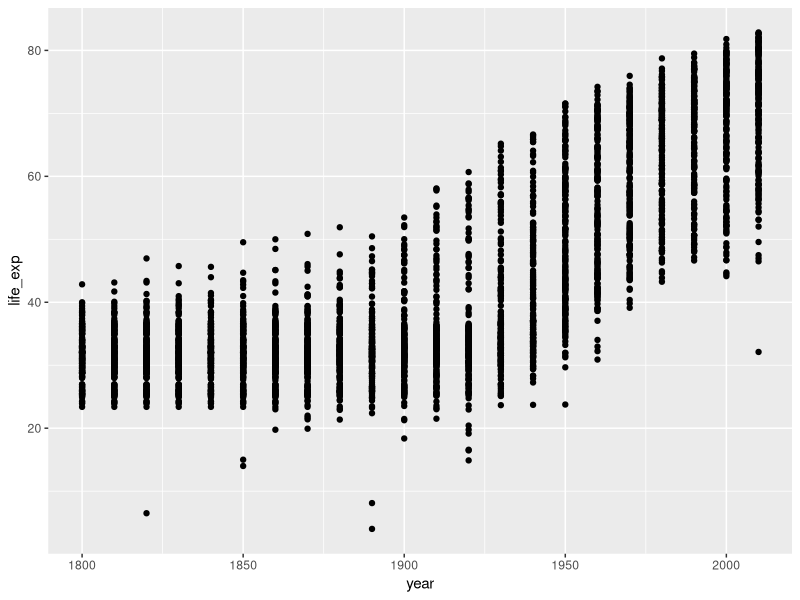
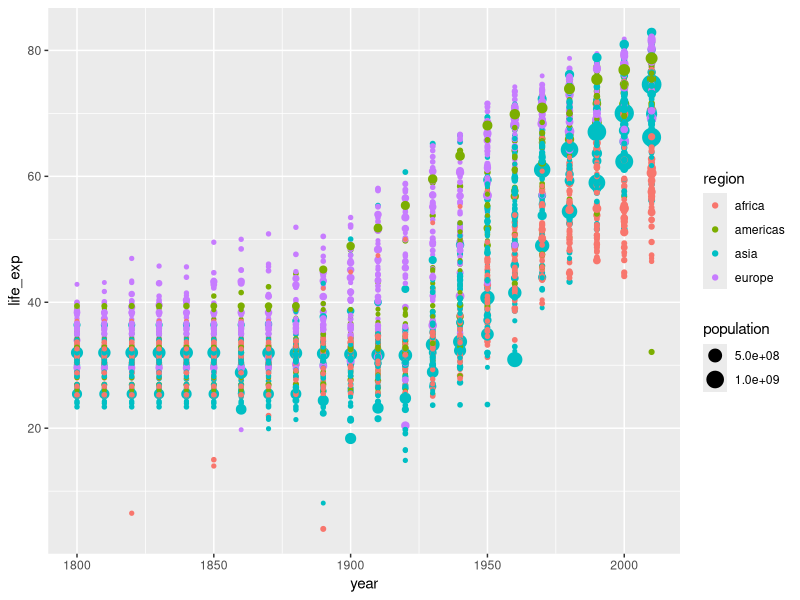
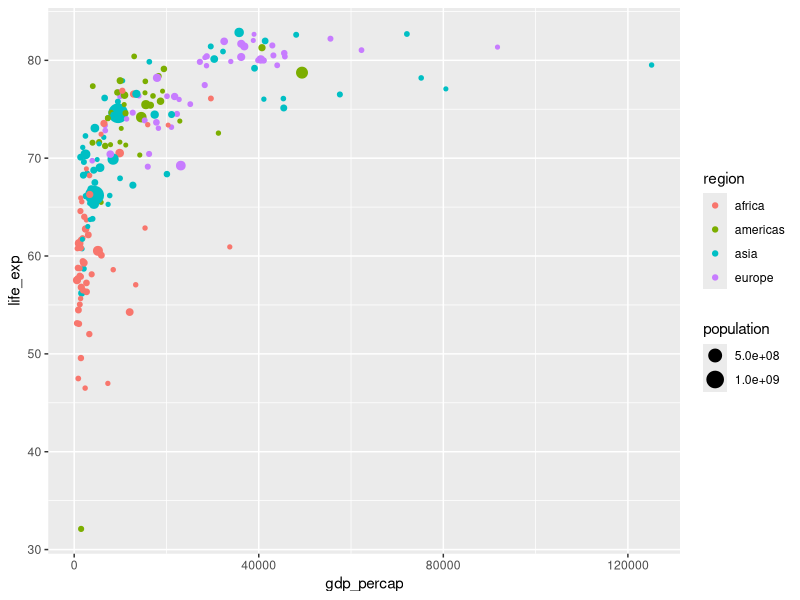
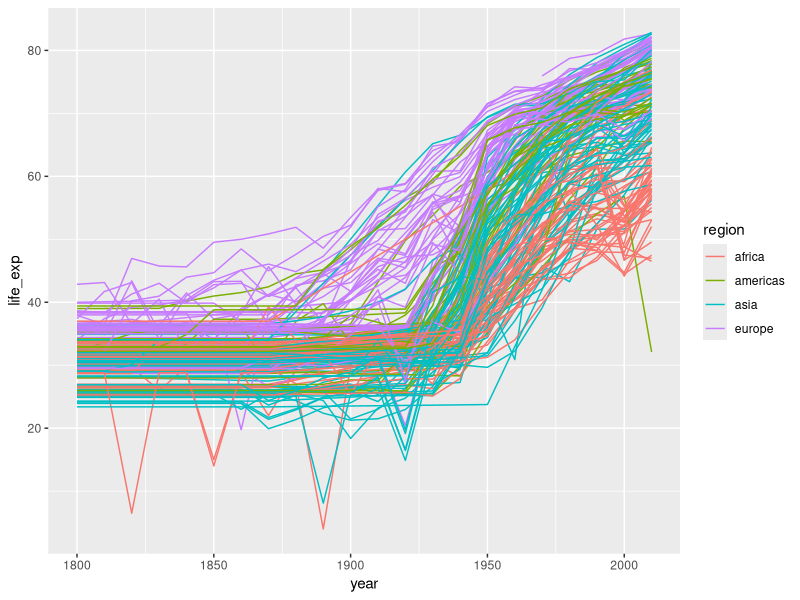
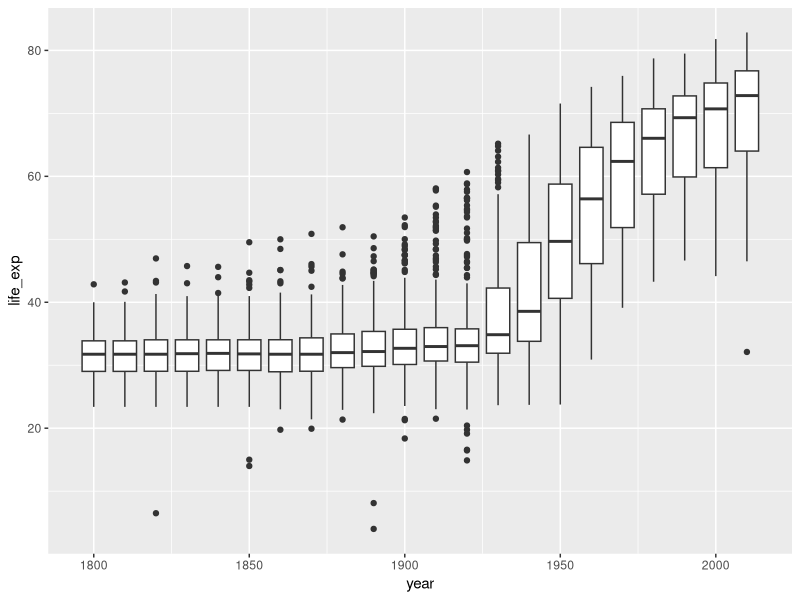
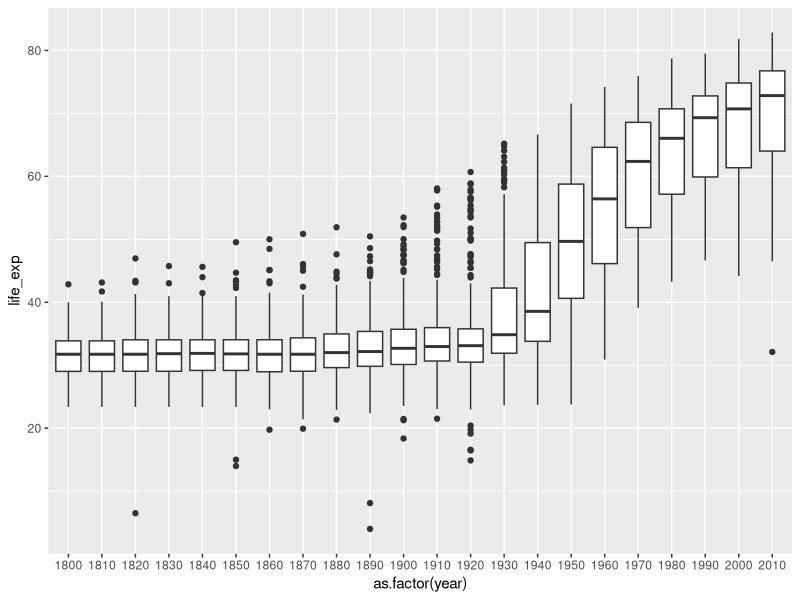
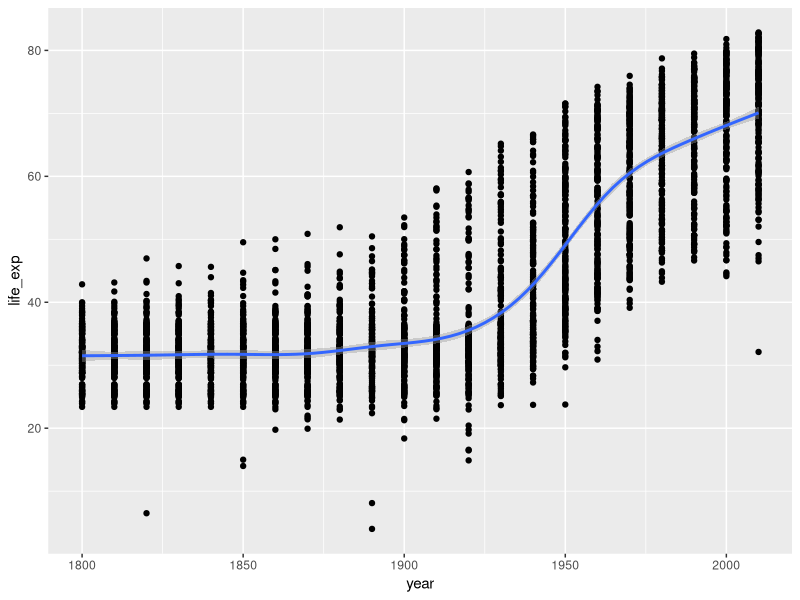
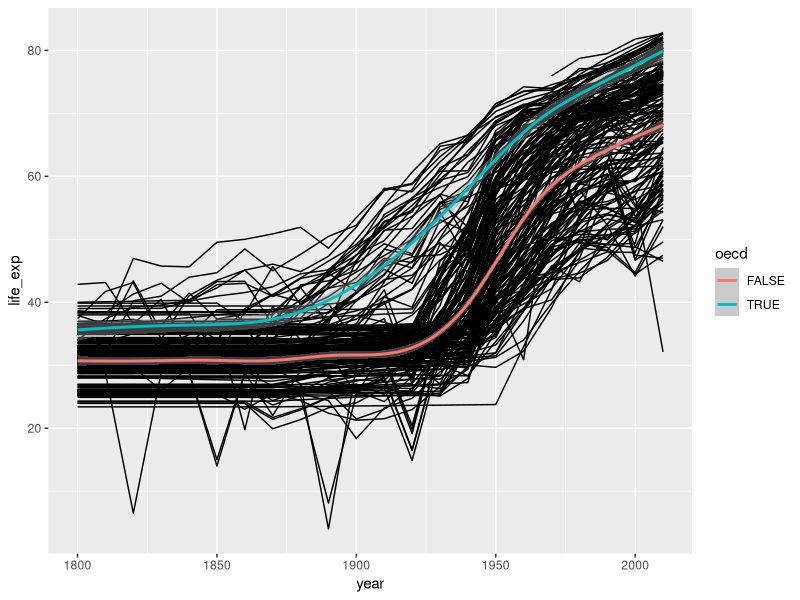

The R script that drew these images, in order:
## ---- chunk 1
knitr::opts_chunk$set(echo = TRUE)
## ---- chunk 2
#install.packages('tidyverse')
library(tidyverse)
## ---- chunk 3
geo <- read_csv("./r-intro-2-files/geo.csv")
gap <- read_csv("./r-intro-2-files/gap-minder.csv")

gap_geo <- left_join(gap, geo, by="name")

rm(geo, gap)
## ---- chunk 4
ggplot(data = gap_geo, 
       aes(x = year, y = life_exp)) +
  geom_point()
## ---- chunk 5
ggplot(data = gap_geo, 
       aes(x=year, y=life_exp, color=region, size=population)) +
    geom_point()
## ---- chunk 6
gap2010 <- filter(gap_geo, year == 2010)
## ---- chunk 7
# Assign ggplot to variable for downstream challenges
ggplot(data = gap2010, 
       aes(x = gdp_percap, y = life_exp, size = population, color = region)) +
  geom_point()
## ---- chunk 8
ggplot(gap_geo, aes(x=year, y=life_exp, group=name, color=region)) +
    geom_line()
## ---- chunk 9
ggplot(gap_geo, aes(x=year, y=life_exp, group=year)) +
    geom_boxplot()

# as.factor method
ggplot(gap_geo, aes(x=as.factor(year), y=life_exp)) +
    geom_boxplot()
## ---- chunk 10
ggplot(gap_geo, aes(x=year, y=life_exp)) +
    geom_point() +
    geom_smooth()
## ---- chunk 11
ggplot(gap_geo, aes(x=year, y=life_exp)) +
    geom_line(aes(group=name)) +
    geom_smooth(aes(color=oecd))
## ---- chunk 12
gap_australia <- filter(gap_geo, name == "Australia")
gap_vietnam <- filter(gap_geo, name == "Vietnam")

ggplot(gap_geo, aes(x=year, y=life_exp, group=name, color = region)) +
    geom_line() +
    geom_line(data=gap_australia, color="red", size=2) +
    geom_line(data = gap_vietnam, color='blue', size =2)

# gghighlight from Slack
## ---- chunk 13
ggplot(gap_geo, aes(x=year, y=life_exp)) +
    geom_point() +
    labs(x="Year", y="Life expectancy (Age)", title="Gapminder")
## ---- chunk 14
ggplot(gap_geo, aes(x=year, y=life_exp)) +
    geom_point() +
    labs(x="Year", y="Life expectancy (Age)", title="Gapminder") +
    theme(plot.title = element_text(hjust = 0.5))
## ---- chunk 15
ggplot(gap_geo, aes(x=year, y=life_exp)) +
    geom_point() +
    coord_cartesian(ylim=c(10,60))
## ---- chunk 16
ggplot(data = gap2010, 
       aes(x = gdp_percap, y = life_exp, size = population, color = region)) +
  geom_point() +
  labs(title = "Linear")

ggplot(data = gap2010, 
       aes(x = gdp_percap, y = life_exp, size = population, color = region)) +
  geom_point() +
  scale_x_log10() +
  labs(title = "Log") +
  annotation_logticks(side = 'b')
## ---- chunk 17
ggplot(gap_geo, aes(x=year, y=life_exp, group=name)) +
    geom_line() +
    facet_wrap(~region) +
  labs(title = "Regions")

ggplot(gap_geo, aes(x=year, y=life_exp, group=name)) +
    geom_line() +
    facet_wrap(~oecd) +
  labs(title = "OECD")
## ---- chunk 18
ggplot(data = gap_geo, 
       aes(x = gdp_percap, y = life_exp, size = population, color = region)) +
  geom_point(size = 1) +
  facet_wrap(~year)
